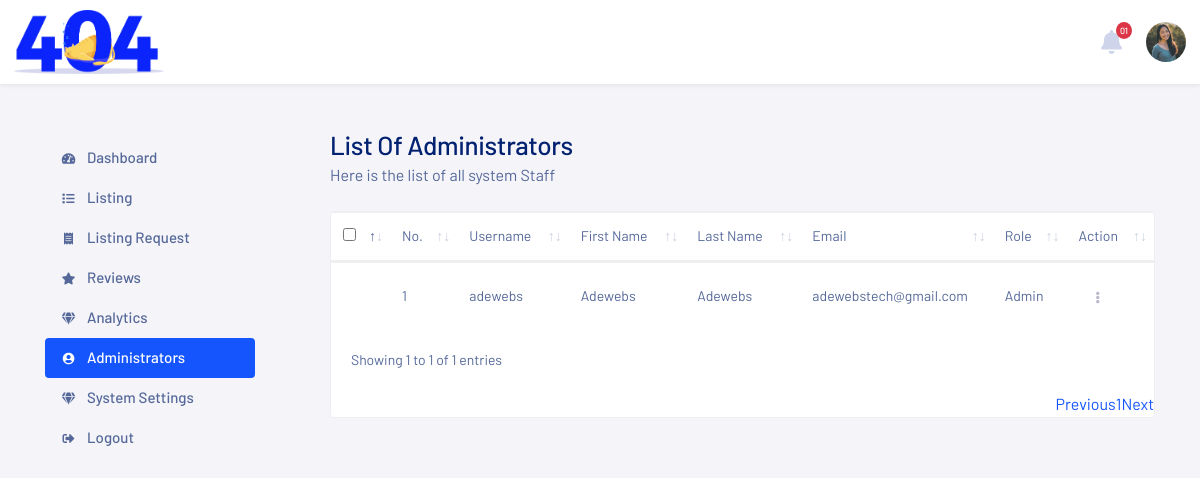
Screenshot of /office/administrators.php (signed in) with the database file from the repository.
### tables this page shows
CREATE TABLE `directory_settings` (
  `id` int(11) NOT NULL,
  `directory_name` varchar(255) NOT NULL,
  `directory_logo` varchar(255) DEFAULT NULL,
  `directory_description` text DEFAULT NULL,
  `directory_about` text DEFAULT NULL,
  `directory_tagline` varchar(255) DEFAULT NULL,
  `directory_contact_phone_one` varchar(20) DEFAULT NULL,
  `directory_contact_phone_two` varchar(20) DEFAULT NULL,
  `directory_address` text DEFAULT NULL,
  `directory_google_map_iframe_link` text DEFAULT NULL
);

CREATE TABLE `admin_table` (
  `id` int(11) NOT NULL,
  `username` varchar(50) NOT NULL,
  `email` varchar(255) NOT NULL,
  `password` varchar(255) NOT NULL,
  `first_name` varchar(255) DEFAULT NULL,
  `last_name` varchar(255) DEFAULT NULL,
  `role` enum('admin','author','editor') NOT NULL
);

### office/administrators.php (the view, shortened to what this page needs)
<?php
include 'head.php';
?>
<body class="bg-light">
    <div class="db-wrapper">
        <div class="db-header">
            <?php include 'nav.php'; ?>
        </div>
        <div class="db-content py-lg-15 py-11">
            <div class="container">
                <div class="row">
                    <div class="col-xl-3 col-lg-3 col-md-12 col-sm-12 col-12">
                        <?php include 'sidenav.php'; ?>
                    </div>
                    <div class="col-xl-9 col-lg-9 col-md-12 col-sm-12 col-12">
                        <div class="row">
                            <div class="col-xl-12 col-lg-12 col-md-12 col-sm-12 col-12">
                                <div class="db-pageheader mb-4">
                                    <h2 class="h3 mb-0">List Of Administrators</h2>
                                    <p class="db-pageheader-text">Here is the list of all system Staff</p>
                                </div>
                            </div>
                        </div>
                        <div class="row">
                            <div class="col-xl-12 col-lg-12 col-md-12 col-sm-12 col-12">
                                <div class="card">
                                    <div class="table-responsive invoice-table">
                                        <table class="table second">
                                            <thead>
                                                <tr>
                                                    <th><input type="checkbox" class="chk_all" id="customCheck1"/></th>
                                                    <th>No.</th>
                                                    <th>Username</th>
                                                    <th>First Name</th>
                                                    <th>Last Name</th>
                                                    <th>Email</th>
                                                    <th>Role</th>
                                                    <th>Action</th>
                                                </tr>
                                            </thead>
                                            <tbody>
                                                <?php
                                                $sql = "SELECT id, username, first_name, last_name, email, role FROM admin_table";
                                                $result = $conn->query($sql);
                                                if ($result->num_rows > 0) {
                                                    $counter = 1;
                                                    while($row = $result->fetch_assoc()) {
                                                        echo "<tr>";
                                                        echo '<td><input type="checkbox" class="custom-control-input checkboxes" id="customCheck' . $row['id'] . '"/></td>';
                                                        echo "<td>" . $counter++ . "</td>";
                                                        echo "<td>" . $row['username'] . "</td>";
                                                        echo "<td>" . $row['first_name'] . "</td>";
                                                        echo "<td>" . $row['last_name'] . "</td>";
                                                        echo "<td>" . $row['email'] . "</td>";
                                                        echo "<td>" . ucfirst($row['role']) . "</td>";
                                                        echo '<td>
                                                                <div class="dropdown dropright">
                                                                  <a href="#" class="btn" id="dropdownMenuButton' . $row['id'] . '" data-toggle="dropdown">
                                                                    <i class="fas fa-ellipsis-v text-muted font-12"></i>
                                                                  </a>
                                                                  <div class="dropdown-menu" aria-labelledby="dropdownMenuButton' . $row['id'] . '">
                                                                    <a class="dropdown-item" href="#">Edit Details</a>
                                                                    <a class="dropdown-item" href="#">Delete</a>
                                                                  </div>
                                                                </div>
                                                              </td>';
                                                        echo "</tr>";
                                                    }
                                                } else {
                                                    echo "<tr><td colspan='8'>No administrators found</td></tr>";
                                                }
                                                ?>
                                            </tbody>
                                        </table>
                                    </div>
                                </div>
                            </div>
                        </div>
                    </div>
                </div>
            </div>
        </div>
    </div>

### office/nav.php (shortened to what this page needs)
<nav class="navbar navbar-expand-lg db-navbar fixed-top bg-white navbar-light shadow-sm">
          <div class="db-navbar-brand"><a class="" href="index.php">
          <img src="uploads/<?php
$sql = "SELECT * FROM directory_settings LIMIT 1";
$result = $conn->query($sql);
if ($result->num_rows > 0) {
    $row = $result->fetch_assoc();
} else {
    echo "No directory settings found!";
}
          echo basename($row['directory_logo']); ?>"
     class="card-img-top directory-logo-img"
     alt="<?php echo $row['directory_logo']; ?>" >
</a></div>
              <ul class="navbar-nav ml-auto flex-row d-lg-flex align-item-center">
                  <li class="nav-item dropdown dropleft notification mr-4">
                      <a class="dropdown-toggle" href="#" id="menu-1" data-toggle="dropdown" aria-haspopup="true" aria-expanded="false">
                          <i class="fas fa-bell bell-icon"></i>
                          <span class="badge badge-danger">01</span>
                      </a>
                  </li>
                  <li class="nav-item dropdown dropleft user">
                      <a class="dropdown-toggle" href="#" id="menu-2" data-toggle="dropdown" aria-haspopup="true" aria-expanded="false">
                          <img src="../assets/images/avatar-1.jpg" alt="" class="rounded-circle user-profile">
                      </a>
                  </li>
              </ul>
      </nav>

### office/head.php (style rules this page uses)
.directory-logo-img { width: 100%; height: auto; max-width: 150px; }

### rows the page displays
directory_settings: directory_logo (picture)
admin_table: username "adewebs", first_name "Adewebs", last_name "Adewebs", email "adewebstech@gmail.com", role "Admin"
